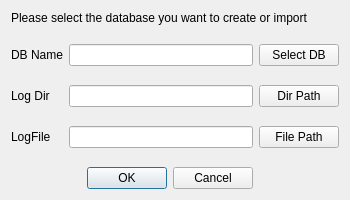
<?xml version="1.0" encoding="UTF-8"?>
<ui version="4.0">
 <class>Dialog</class>
 <widget class="QDialog" name="Dialog">
  <property name="geometry">
   <rect>
    <x>0</x>
    <y>0</y>
    <width>350</width>
    <height>200</height>
   </rect>
  </property>
  <property name="minimumSize">
   <size>
    <width>350</width>
    <height>200</height>
   </size>
  </property>
  <property name="maximumSize">
   <size>
    <width>350</width>
    <height>200</height>
   </size>
  </property>
  <property name="windowTitle">
   <string>Dialog</string>
  </property>
  <layout class="QGridLayout" name="gridLayout">
   <item row="0" column="0" colspan="3">
    <widget class="QLabel" name="lab_explain">
     <property name="text">
      <string>Please select the database you want to create or import</string>
     </property>
    </widget>
   </item>
   <item row="5" column="2">
    <widget class="QPushButton" name="btn_dirpath">
     <property name="text">
      <string>Dir Path</string>
     </property>
    </widget>
   </item>
   <item row="7" column="2">
    <widget class="QPushButton" name="btn_filepath">
     <property name="text">
      <string>File Path</string>
     </property>
    </widget>
   </item>
   <item row="7" column="1">
    <widget class="QLineEdit" name="line_filepath">
     <property name="dragEnabled">
      <bool>false</bool>
     </property>
     <property name="clearButtonEnabled">
      <bool>true</bool>
     </property>
    </widget>
   </item>
   <item row="1" column="0">
    <spacer name="verticalSpacer">
     <property name="orientation">
      <enum>Qt::Vertical</enum>
     </property>
     <property name="sizeHint" stdset="0">
      <size>
       <width>20</width>
       <height>40</height>
      </size>
     </property>
    </spacer>
   </item>
   <item row="7" column="0">
    <widget class="QLabel" name="lab_filepath">
     <property name="text">
      <string>LogFile</string>
     </property>
    </widget>
   </item>
   <item row="8" column="1">
    <spacer name="verticalSpacer_3">
     <property name="orientation">
      <enum>Qt::Vertical</enum>
     </property>
     <property name="sizeHint" stdset="0">
      <size>
       <width>20</width>
       <height>40</height>
      </size>
     </property>
    </spacer>
   </item>
   <item row="3" column="2">
    <widget class="QPushButton" name="btn_dbname">
     <property name="text">
      <string>Select DB</string>
     </property>
    </widget>
   </item>
   <item row="3" column="0">
    <widget class="QLabel" name="lab_dbname">
     <property name="text">
      <string>DB Name</string>
     </property>
     <property name="alignment">
      <set>Qt::AlignRight|Qt::AlignTrailing|Qt::AlignVCenter</set>
     </property>
    </widget>
   </item>
   <item row="5" column="0">
    <widget class="QLabel" name="lab_dirpath">
     <property name="text">
      <string>Log Dir</string>
     </property>
    </widget>
   </item>
   <item row="3" column="1">
    <widget class="QLineEdit" name="line_dbname">
     <property name="clearButtonEnabled">
      <bool>true</bool>
     </property>
    </widget>
   </item>
   <item row="5" column="1">
    <widget class="QLineEdit" name="line_dirpath"/>
   </item>
   <item row="9" column="1">
    <widget class="QDialogButtonBox" name="btn_dialog">
     <property name="orientation">
      <enum>Qt::Horizontal</enum>
     </property>
     <property name="standardButtons">
      <set>QDialogButtonBox::Cancel|QDialogButtonBox::Ok</set>
     </property>
    </widget>
   </item>
   <item row="4" column="1">
    <spacer name="verticalSpacer_2">
     <property name="orientation">
      <enum>Qt::Vertical</enum>
     </property>
     <property name="sizeHint" stdset="0">
      <size>
       <width>20</width>
       <height>40</height>
      </size>
     </property>
    </spacer>
   </item>
   <item row="6" column="1">
    <spacer name="verticalSpacer_4">
     <property name="orientation">
      <enum>Qt::Vertical</enum>
     </property>
     <property name="sizeHint" stdset="0">
      <size>
       <width>20</width>
       <height>40</height>
      </size>
     </property>
    </spacer>
   </item>
  </layout>
 </widget>
 <resources/>
 <connections>
  <connection>
   <sender>btn_dialog</sender>
   <signal>accepted()</signal>
   <receiver>Dialog</receiver>
   <slot>slot_accept()</slot>
   <hints>
    <hint type="sourcelabel">
     <x>259</x>
     <y>190</y>
    </hint>
    <hint type="destinationlabel">
     <x>157</x>
     <y>274</y>
    </hint>
   </hints>
  </connection>
  <connection>
   <sender>btn_dialog</sender>
   <signal>rejected()</signal>
   <receiver>Dialog</receiver>
   <slot>reject()</slot>
   <hints>
    <hint type="sourcelabel">
     <x>259</x>
     <y>190</y>
    </hint>
    <hint type="destinationlabel">
     <x>286</x>
     <y>274</y>
    </hint>
   </hints>
  </connection>
  <connection>
   <sender>btn_dbname</sender>
   <signal>clicked()</signal>
   <receiver>Dialog</receiver>
   <slot>slot_select_db()</slot>
   <hints>
    <hint type="sourcelabel">
     <x>340</x>
     <y>62</y>
    </hint>
    <hint type="destinationlabel">
     <x>354</x>
     <y>36</y>
    </hint>
   </hints>
  </connection>
  <connection>
   <sender>btn_filepath</sender>
   <signal>clicked()</signal>
   <receiver>Dialog</receiver>
   <slot>slot_file_path()</slot>
   <hints>
    <hint type="sourcelabel">
     <x>301</x>
     <y>128</y>
    </hint>
    <hint type="destinationlabel">
     <x>355</x>
     <y>156</y>
    </hint>
   </hints>
  </connection>
  <connection>
   <sender>btn_dirpath</sender>
   <signal>clicked()</signal>
   <receiver>Dialog</receiver>
   <slot>slot_dir_path()</slot>
   <hints>
    <hint type="sourcelabel">
     <x>328</x>
     <y>98</y>
    </hint>
    <hint type="destinationlabel">
     <x>352</x>
     <y>115</y>
    </hint>
   </hints>
  </connection>
 </connections>
 <slots>
  <slot>slot_select_db()</slot>
  <slot>slot_file_path()</slot>
  <slot>slot_accept()</slot>
  <slot>slot_dir_path()</slot>
 </slots>
</ui>
